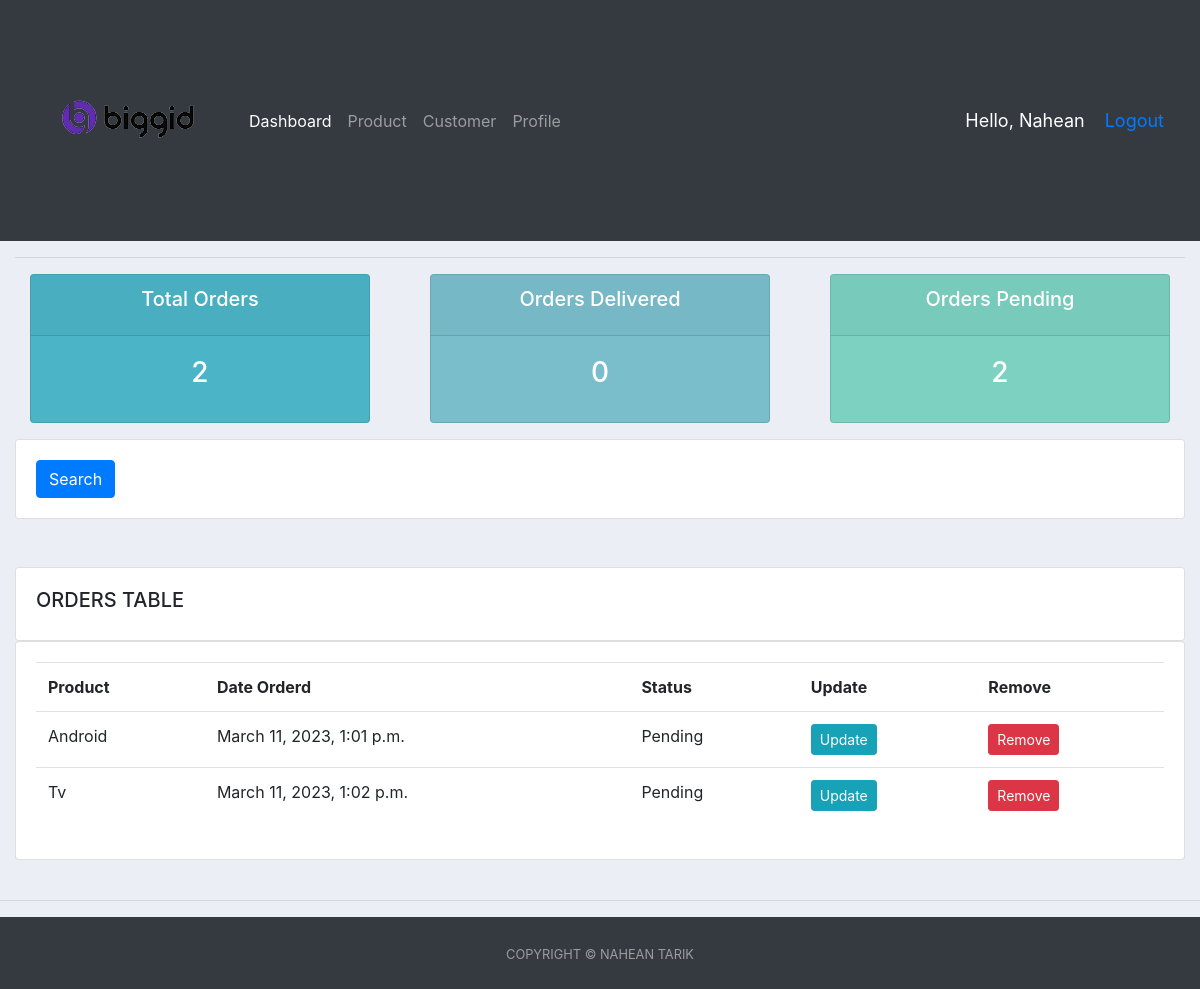
The app's page / (signed in), older data.
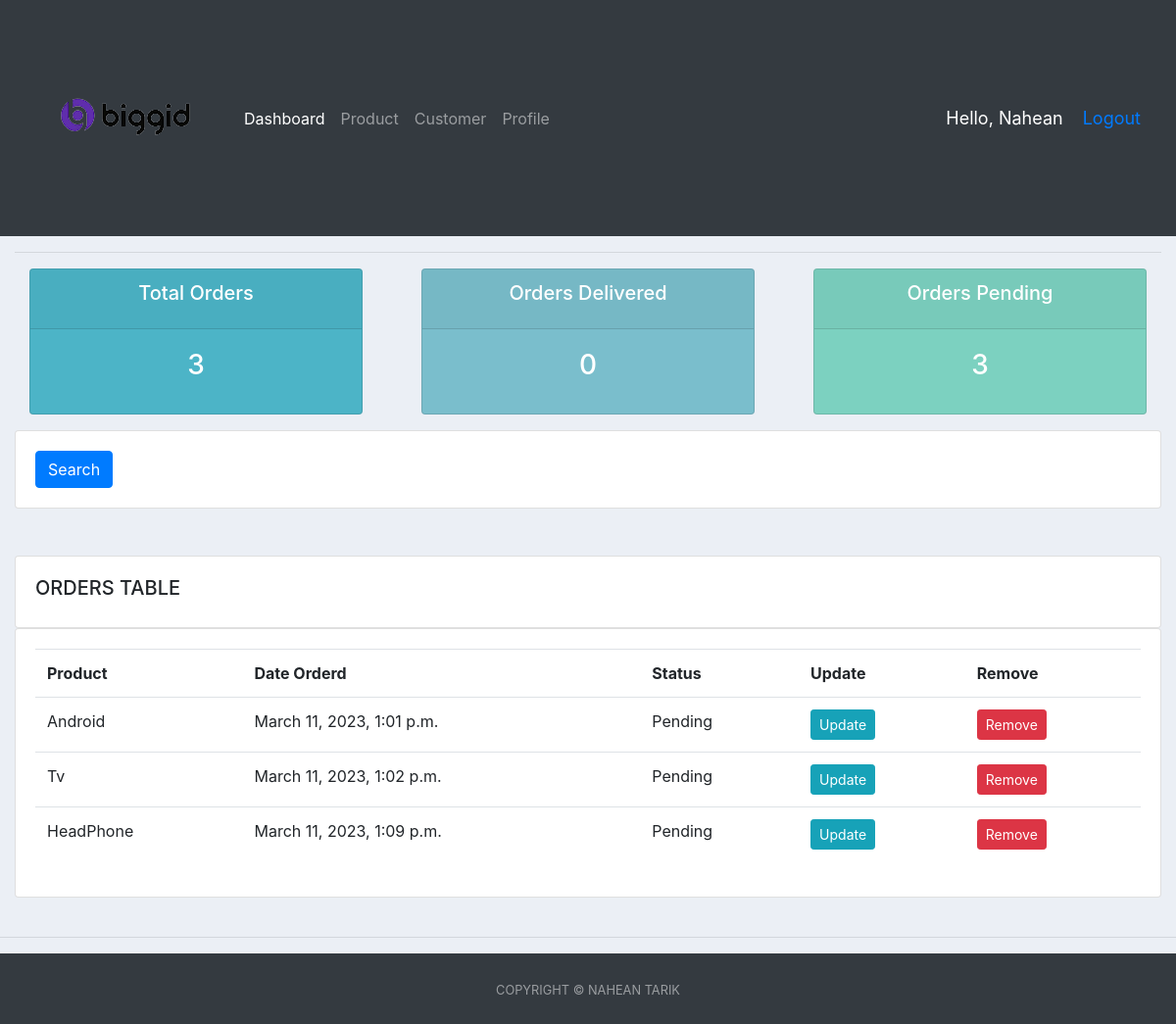
The same page, newer data.
### accounts/models.py (models this page shows, shortened)
class Order(models.Model):
    STATUS = (
        ('Pending', 'Pending'),
        ('On Process', 'On Process'),
        ('Delivered', 'Delivered'),
    )
    customer = models.ForeignKey(
        Customer, null=True, on_delete=models.SET_NULL)
    product = models.ForeignKey(Product, null=True, on_delete=models.SET_NULL)
    date_created = models.DateTimeField(auto_now_add=True, null=True)
    status = models.CharField(max_length=200, null=True, choices=STATUS)

class Product(models.Model):
    CATEGORY = (
        ('Food', 'Food'),
        ('Outdoor Item', 'Outdoor Item'),
        ('Gadget', 'Gadget'),
    )
    name = models.CharField(max_length=200, null=True)
    price = models.FloatField(null=True)
    category = models.CharField(max_length=200, null=True, choices=CATEGORY)
    Description = models.CharField(max_length=200, null=True, blank=True)
    date_created = models.DateTimeField(auto_now_add=True, null=True)
    tags = models.ManyToManyField(Tag)
    def __str__(self):
        return self.name

### accounts/decorators.py (the view)
    def wrapper_func(request, *args, **kwargs):
        group = None
        if request.user.groups.exists():
            group = request.user.groups.all()[0].name
        if group == 'customer':
            return redirect('userPage')
        if group == 'admin':
            return view_func(request, *args, **kwargs)

### accounts/views.py (called while the page is built)
@login_required(login_url='login')
@Admin_only
def home(request):
    customers = Customer.objects.all()
    orders = Order.objects.all()
    total_orders = orders.count()
    total_customers = customers.count()
    delivered = orders.filter(status='Delivered').count()
    pending = orders.filter(status='Pending').count()
    context = {'orders': orders,
               'total_orders': total_orders, 'total_customers': total_customers, 'delivered': delivered, 'pending': pending}
    return render(request, 'accounts/dashboard.html', context)

### accounts/templates/accounts/dashboard.html (shortened to what this page needs)
{% extends 'accounts/main.html' %} {% block content %}
{% include 'accounts/status.html' %}
<div class="row">
  <div class="col">
    <div class="card card-body">
      <form method="get">
        <button class="btn btn-primary" type="submit">Search</button>
      </form>
    </div>
  </div>
</div>
<br />
<class class="container-fluid">
  <br />
  <class class="row">
    <div class="col-md">
      <div class="card card-body">
        <h5>ORDERS TABLE</h5>
      </div>
      <div class="card card-body">
        <table class="table">
          <tr>
            <th>Product</th>
            <th>Date Orderd</th>
            <th>Status</th>
            <th>Update</th>
            <th>Remove</th>
          </tr>
          {% for i in orders %}
          <tr>
            <td>{{i.product}}</td>
            <td>{{i.date_created}}</td>
            <td>{{i.status}}</td>
            <td>
              <a
                class="btn btn-sm btn-info"
                href="{% url 'update_order' i.id %}"
                >Update</a
              >
            </td>
            <td>
              <a
                class="btn btn-sm btn-danger"
                href="{% url 'delete_order' i.id %}"
                >Remove</a
              >
            </td>
          </tr>
          {% endfor %}
        </table>
      </div>
    </div>
    </class>
    </class>
  </div>
    {% endblock %}

Row changes from the older to the newer data that the page shows:
added Order: product "HeadPhone", date_created "March 11, 2023, 1:09 p.m.", status "Pending"
Text that changed along with them:
{{ total_orders }}: "2" → "3"
{{ pending }}: "2" → "3"
